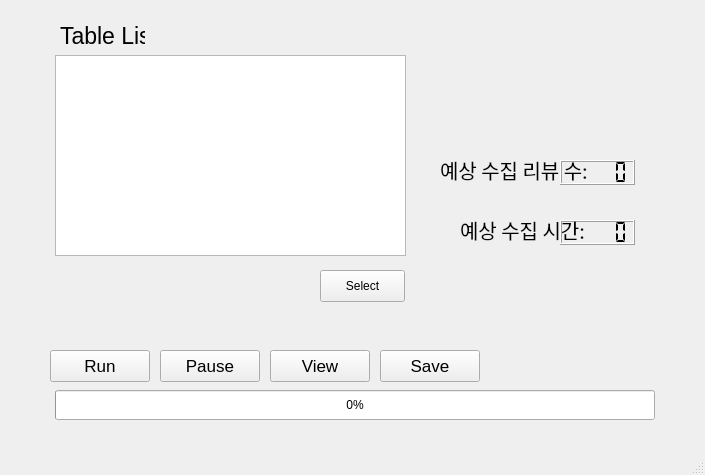
<?xml version="1.0" encoding="UTF-8"?>
<ui version="4.0">
 <class>MainWindow</class>
 <widget class="QMainWindow" name="MainWindow">
  <property name="geometry">
   <rect>
    <x>0</x>
    <y>0</y>
    <width>705</width>
    <height>475</height>
   </rect>
  </property>
  <property name="windowTitle">
   <string>MainWindow</string>
  </property>
  <widget class="QWidget" name="centralwidget">
   <widget class="QLCDNumber" name="reviews_count">
    <property name="geometry">
     <rect>
      <x>560</x>
      <y>160</y>
      <width>75</width>
      <height>25</height>
     </rect>
    </property>
    <property name="segmentStyle">
     <enum>QLCDNumber::Flat</enum>
    </property>
   </widget>
   <widget class="QListWidget" name="TableList">
    <property name="geometry">
     <rect>
      <x>55</x>
      <y>55</y>
      <width>351</width>
      <height>201</height>
     </rect>
    </property>
   </widget>
   <widget class="QPushButton" name="View">
    <property name="geometry">
     <rect>
      <x>270</x>
      <y>350</y>
      <width>100</width>
      <height>32</height>
     </rect>
    </property>
    <property name="font">
     <font>
      <pointsize>13</pointsize>
     </font>
    </property>
    <property name="text">
     <string>View</string>
    </property>
   </widget>
   <widget class="QPushButton" name="Pause">
    <property name="geometry">
     <rect>
      <x>160</x>
      <y>350</y>
      <width>100</width>
      <height>32</height>
     </rect>
    </property>
    <property name="font">
     <font>
      <pointsize>13</pointsize>
     </font>
    </property>
    <property name="text">
     <string>Pause</string>
    </property>
   </widget>
   <widget class="QLabel" name="label_1">
    <property name="geometry">
     <rect>
      <x>440</x>
      <y>150</y>
      <width>181</width>
      <height>41</height>
     </rect>
    </property>
    <property name="font">
     <font>
      <family>.Apple SD Gothic NeoI</family>
      <pointsize>15</pointsize>
     </font>
    </property>
    <property name="text">
     <string>&lt;html&gt;&lt;head/&gt;&lt;body&gt;&lt;p&gt;예상 수집 리뷰 수:&lt;/p&gt;&lt;/body&gt;&lt;/html&gt;</string>
    </property>
   </widget>
   <widget class="QLCDNumber" name="time">
    <property name="geometry">
     <rect>
      <x>560</x>
      <y>220</y>
      <width>75</width>
      <height>25</height>
     </rect>
    </property>
    <property name="segmentStyle">
     <enum>QLCDNumber::Flat</enum>
    </property>
   </widget>
   <widget class="QLabel" name="label">
    <property name="geometry">
     <rect>
      <x>60</x>
      <y>20</y>
      <width>85</width>
      <height>32</height>
     </rect>
    </property>
    <property name="font">
     <font>
      <family>.AppleSystemUIFont</family>
      <pointsize>17</pointsize>
     </font>
    </property>
    <property name="text">
     <string>Table List</string>
    </property>
   </widget>
   <widget class="QPushButton" name="Run">
    <property name="geometry">
     <rect>
      <x>50</x>
      <y>350</y>
      <width>100</width>
      <height>32</height>
     </rect>
    </property>
    <property name="font">
     <font>
      <pointsize>13</pointsize>
     </font>
    </property>
    <property name="text">
     <string>Run</string>
    </property>
   </widget>
   <widget class="QPushButton" name="Save">
    <property name="geometry">
     <rect>
      <x>380</x>
      <y>350</y>
      <width>100</width>
      <height>32</height>
     </rect>
    </property>
    <property name="font">
     <font>
      <pointsize>13</pointsize>
     </font>
    </property>
    <property name="text">
     <string>Save</string>
    </property>
   </widget>
   <widget class="QProgressBar" name="progressBar">
    <property name="geometry">
     <rect>
      <x>55</x>
      <y>390</y>
      <width>600</width>
      <height>30</height>
     </rect>
    </property>
    <property name="value">
     <number>0</number>
    </property>
    <property name="invertedAppearance">
     <bool>false</bool>
    </property>
    <property name="textDirection">
     <enum>QProgressBar::TopToBottom</enum>
    </property>
   </widget>
   <widget class="QPushButton" name="Accept">
    <property name="geometry">
     <rect>
      <x>320</x>
      <y>270</y>
      <width>85</width>
      <height>32</height>
     </rect>
    </property>
    <property name="font">
     <font>
      <family>.AppleSystemUIFont</family>
     </font>
    </property>
    <property name="text">
     <string>Select</string>
    </property>
   </widget>
   <widget class="QLabel" name="label_2">
    <property name="geometry">
     <rect>
      <x>460</x>
      <y>210</y>
      <width>181</width>
      <height>41</height>
     </rect>
    </property>
    <property name="font">
     <font>
      <family>.Apple SD Gothic NeoI</family>
      <pointsize>15</pointsize>
     </font>
    </property>
    <property name="text">
     <string>&lt;html&gt;&lt;head/&gt;&lt;body&gt;&lt;p&gt;예상 수집 시간:&lt;/p&gt;&lt;/body&gt;&lt;/html&gt;</string>
    </property>
   </widget>
  </widget>
  <widget class="QMenuBar" name="menubar">
   <property name="geometry">
    <rect>
     <x>0</x>
     <y>0</y>
     <width>705</width>
     <height>24</height>
    </rect>
   </property>
  </widget>
  <widget class="QStatusBar" name="statusbar"/>
 </widget>
 <resources/>
 <connections/>
</ui>
